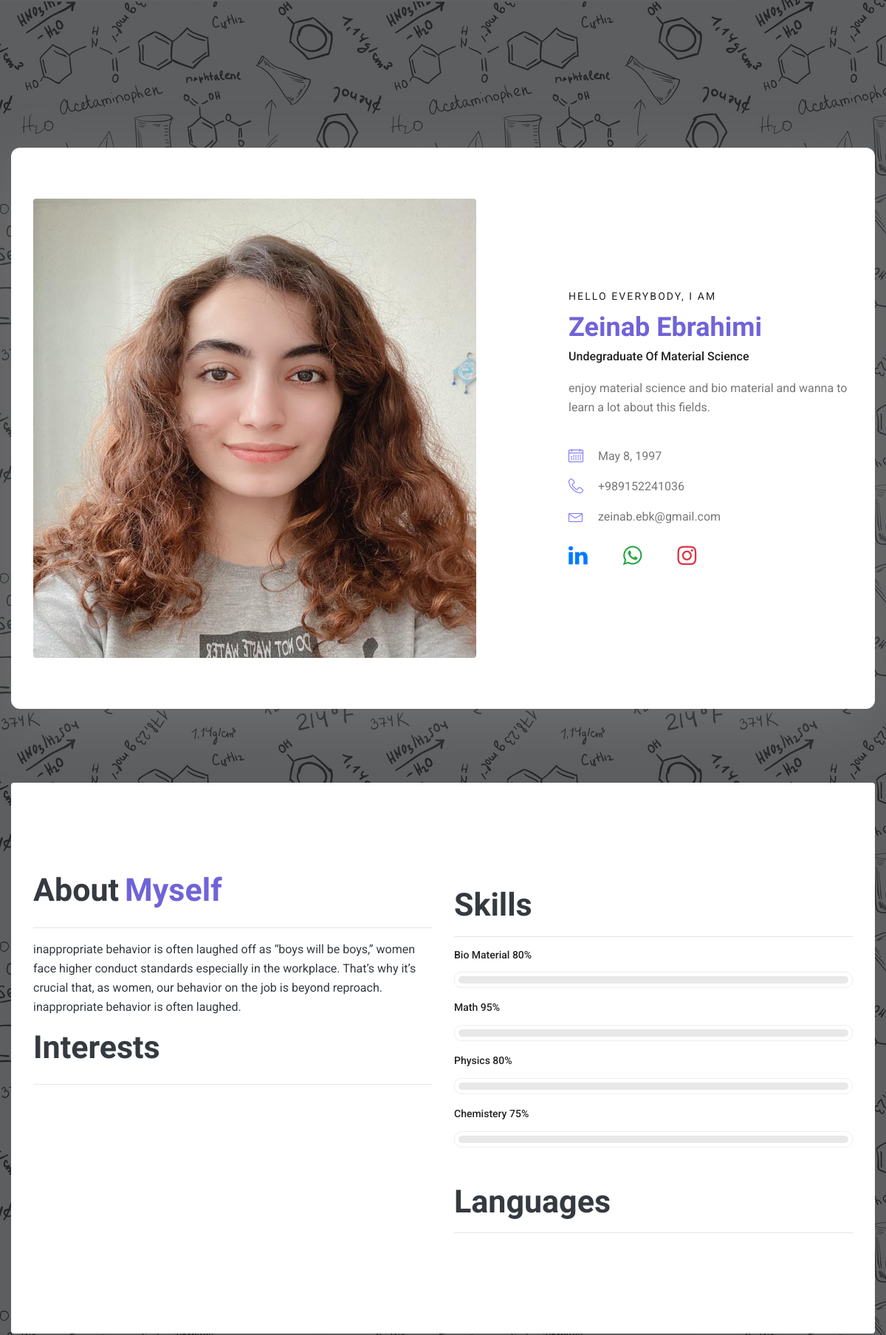
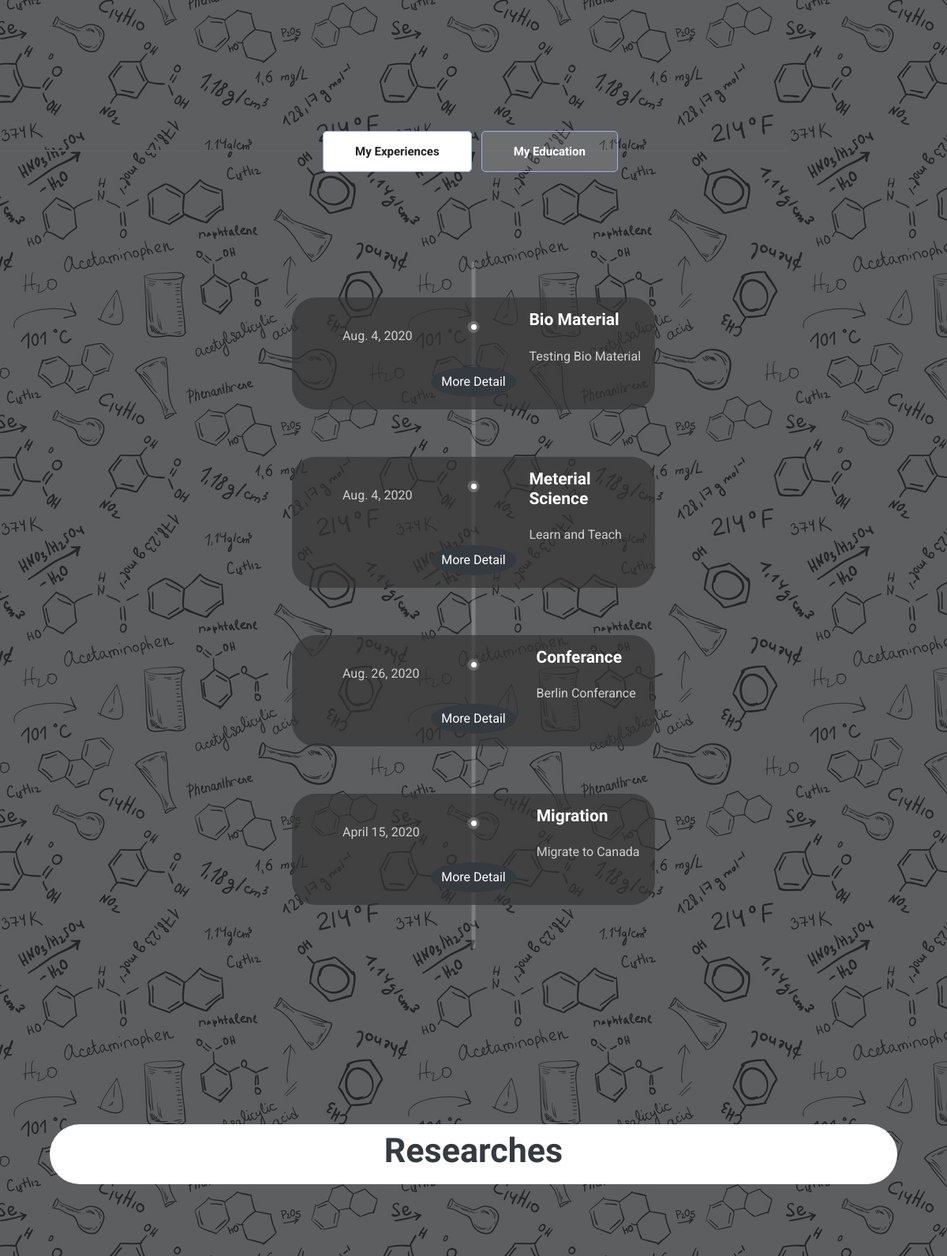
The page / (upper part) on the database its author committed (2 pictures, top to bottom).
### home/models.py (models this page shows, shortened)
class Banner(models.Model):
    name = models.CharField(max_length=100, verbose_name='Full Name')
    degree = models.CharField(max_length=100, verbose_name='Education or Expertise')
    short_desc = models.TextField(blank=True, null=True, verbose_name='Short Description (optional)')
    about_me = models.TextField(default='Write a description about yourself and your goals', verbose_name='About Me')
    birthday = models.DateField(blank=True, null=True, verbose_name='Birthday Date (optional)')
    phone_number = models.IntegerField(blank=True, null=True, verbose_name='Phone Number (optional)')
    email = models.EmailField(blank=True, null=True, verbose_name='Email (optional)')
    linkedin_url = models.CharField(max_length=200, blank=True, null=True, verbose_name='LinkedIn Link (optional)')
    telegram_url = models.CharField(max_length=200, blank=True, null=True, verbose_name='Telegram Link (optional)')
    instagram_url = models.CharField(max_length=200, blank=True, null=True, verbose_name='Instagram Link (optional)')
    image = models.ImageField(upload_to='Avatar', verbose_name='Profile Photo')
    image_2 = models.ImageField(upload_to='Avatar', verbose_name='Second Profile Photo ', default='logo.png')
    cv = models.FileField(upload_to='CV', null=True, blank=True, verbose_name='CV')
    class Meta:
        verbose_name = 'Banner'
        verbose_name_plural = 'Banner'

class Skill(models.Model):
    skill = models.CharField(max_length=50, verbose_name='Skill')
    level = models.IntegerField(verbose_name='Level of expertise (between 0 and 100)')
    class Meta:
        verbose_name = 'Skill'
        verbose_name_plural = 'Skills'

class MyExperience(models.Model):
    title = models.CharField(max_length=20, verbose_name='Title')
    desc = models.CharField(max_length=100, verbose_name='Little Description')
    date = models.DateField(verbose_name='Date')
    desc_2 = models.TextField(blank=True, null=True, verbose_name='Description (optional)')
    image = models.ImageField(upload_to='Experience', verbose_name='Photo (optional)', null=True, blank=True)
    class Meta:
        verbose_name = 'My Experience'
        verbose_name_plural = 'My Experiences'

### home/views.py (the view)
# urls.py: path('', include('home.urls', namespace='home')),
def home(request):
    banner = Banner.objects.first()
    activities = Activity.objects.order_by('id')
    skills = Skill.objects.all()
    experiences = MyExperience.objects.order_by('id')
    educations = MyEducation.objects.order_by('id')
    languages = Language.objects.order_by('id')
    researches = Research.objects.order_by('id')
    form = ContactForm(request.POST or None)
    if request.method == 'POST':
        if form.is_valid():
            cd = form.cleaned_data
            ContactMe.objects.create(name=cd['name'], email=cd['email'], subject=cd['subject'], message=cd['message'])
            messages.success(request, ' Your message successfully sent! <i class="fa fa-heart" aria-hidden="true"></i>')
    form = ContactForm()
    context = {
        'banner': banner,
        'activities': activities,
        'skills': skills,
        'experiences': experiences,
        'educations': educations,
        'languages': languages,
        'researches': researches,
        'form': form
    }
    return render(request, 'home/home.html', context)

### home/templates/home/home.html (shortened to what this page needs)
{% extends 'shared/mainlayout.html' %}
{% load render_partial %}
{% load static %}
{% block content %}
    {% include 'home/sections/Banner.html' with banner=banner %}
    {% include 'home/sections/About.html' with banner=banner skills=skills languages=languages activities=activities%}
    {% include 'home/sections/Experience.html' with experiences=experiences educations=educations %}
    {% include 'home/sections/Research.html' with researches=researches %}
    {% include 'home/sections/Contact.html' with form=form %}
{% endblock %}

### templates/shared/mainlayout.html (shortened to what this page needs)
{% load render_partial %}
{% load static %}
<!doctype html>
<html lang="en">
<head>
    {% include 'shared/_header_links.html' %}
</head>
<body class="bg-light">
{% block content %}{% endblock %}
</body>
</html>

### templates/shared/_header_links.html (shortened to what this page needs)
{% load static %}
<link rel="stylesheet" href="{% static 'css/bootstrap.css' %}">
<link rel="stylesheet" href="{% static 'vendors/linericon/style.css' %}">
<link rel="stylesheet" href="{% static 'css/font-awesome.min.css' %}">
<link rel="stylesheet" href="{% static 'vendors/owl-carousel/owl.carousel.min.css' %}">
<link rel="stylesheet" href="{% static 'vendors/lightbox/simpleLightbox.css' %}">
<link rel="stylesheet" href="{% static 'vendors/nice-select/css/nice-select.css' %}">
<link rel="stylesheet" href="{% static 'vendors/animate-css/animate.css' %}">
<link rel="stylesheet" href="{% static 'vendors/popup/magnific-popup.css' %}">
<link rel="stylesheet" href="{% static 'vendors/flaticon/flaticon.css' %}">
<link rel="stylesheet" href="{% static 'css/style.css' %}">
<link rel="stylesheet" href="{% static 'css/responsive.css' %}">

### home/templates/home/sections/Banner.html (shortened to what this page needs)
{% load static %}
<section class="home_banner_area rounded">
    <div id="banner" class="container box_1620">
        <div class="banner_inner d-flex align-items-center">
            <div class="banner_content">
                <div class="media">
                    <div class="d-flex">
                        <a href="#" id="name" onmouseover="banner_background_over()"
                           onmouseout="banner_background_out()" class="profile-picture">
                            <img width="600px" height="622px" class="rounded"
                                 src="{{ banner.image.url }}" alt="">
                        </a>
                    </div>
                    <div class="media-body">
                        <div class="personal_text">
                            <h6 id="hello">Hello Everybody, i am</h6>
                            <h1 id="banner_name" class="text-capitalize zizi_title_color">{{ banner.name }}</h1>
                            <h4 id="banner_degree" class="text-capitalize">{{ banner.degree }}</h4>
                            <p id="banner_desc">{{ banner.short_desc }}</p>
                            <ul class="list basic_info">
                                {% if banner.birthday %}
                                    <li><a href="" id="banner_birthday"><i
                                            class="lnr lnr-calendar-full"></i> {{ banner.birthday }}</a>
                                    </li>
                                {% endif %}
                                {% if banner.phone_number %}
                                    <li><a href="" id="banner_phone"><i class="lnr lnr-phone-handset"></i>
                                        +{{ banner.phone_number }}
                                    </a>
                                    </li>
                                {% endif %}
                                {% if banner.email %}
                                    <li><a href="" id="banner_email"><i
                                            class="lnr lnr-envelope"></i> {{ banner.email }}</a></li>
                                {% endif %}
                            </ul>
                            <ul class="list d-flex justify-content-start mt-4">
                                {% if banner.linkedin_url %}
                                    <li class="social-icons mr-5"><a href="{{ banner.linkedin_url }}"
                                                                     target="_blank"><i
                                            class="fa fa-linkedin"></i></a></li>
                                {% endif %}
                                {% if banner.telegram_url %}
                                    <li class="social-icons mr-5"><a href="{{ banner.telegram_url }}"
                                                                     target="_blank"><i
                                            class="fa fa-whatsapp text-success"></i></a>
                                    </li>
                                {% endif %}
                                {% if banner.instagram_url %}
                                    <li class="social-icons"><a href="{{ banner.instagram_url }}" target="_blank">
                                        <i class="fa fa-instagram text-danger"></i></a>
                                    </li>
                                {% endif %}
                            </ul>
                        </div>
                    </div>
                </div>
            </div>
        </div>
    </div>
</section>

### home/templates/home/sections/About.html (shortened to what this page needs)
{% load static %}
<section id="about" class="container welcome_area p_120 rounded bg-white">
    <div class="container">
        <div class="row welcome_inner">
            <div class="col-lg-6">
                <div class="">
                    <div class="d-flex ">
                        <h1 class="text-dark mr-2 zizi_title_font">About</h1>
                        <h1 class="zizi_title_color zizi_title_font about-title"> Myself</h1>
                    </div>
                    <hr>
                    <p class="about-p text-dark">{{ banner.about_me }}</p>
                </div>
                <div>
                    <div class="d-flex ">
                        <h1 class="text-dark mr-2 zizi_title_font"> Interests</h1>
                    </div>
                    <hr>
                </div>
            </div>
            <div class="col-lg-6">
                <div class="tools_expert">
                    <div class="skill_main">
                        <div class="mb-5">
                            <h1 class="text-dark zizi_title_font">Skills</h1>
                            <hr>
                            {% for skill in skills %}
                                <div class="skill_item">
                                    <h4>{{ skill.skill }} <span class="counter">{{ skill.level }}</span>%</h4>
                                    <div class="progress_br">
                                        <div class="progress">
                                        </div>
                                    </div>
                                </div>
                            {% endfor %}
                        </div>
                        <div>
                            <h1 class="text-dark zizi_title_font">Languages</h1>
                            <hr>
                        </div>
                    </div>
                </div>
            </div>
        </div>
    </div>
</section>

### home/templates/home/sections/Experience.html (shortened to what this page needs)
{% load static %}
<section id="experience" class="p_120">
    <div class="container">
        <div class="tabs_inner  py-5 px-2">
            <ul class="nav nav-tabs" id="myTab" role="tablist">
                <li class="nav-item">
                    <a class="nav-link active font-weight-bold exp-edu" id="home-tab" data-toggle="tab" href="#home"
                       role="tab"
                       aria-controls="home" aria-selected="true">My Experiences</a>
                </li>
                <li class="nav-item">
                    <a class="nav-link font-weight-bold exp-edu" id="profile-tab" data-toggle="tab" href="#profile"
                       role="tab"
                       aria-controls="profile" aria-selected="false">My Education</a>
                </li>
            </ul>
            <div class="tab-content" id="myTabContent">
                <div class="tab-pane fade show active" id="home" role="tabpanel" aria-labelledby="home-tab">
                    <ul class="list">
                        {% for experience in experiences %}
                            <li class="experience tabs-background p-3">
                                <span></span>
                                <div class="media">
                                    <div class="d-flex mx-sm-5">
                                        <p class="">{{ experience.date }}</p>
                                    </div>
                                    <div class="media-body">
                                        <h4 class="text-capitalize">{{ experience.title }}</h4>
                                        <p>{{ experience.desc }}</p>
                                    </div>
                                </div>
                                {% if experience.desc_2 or experience.image %}
                                    <div class="text-sm-center">
                                        <button class="btn btn-dark rounded-circle" type="button" data-toggle="collapse"
                                                data-target="#e{{ experience.id }}" aria-expanded="false"
                                                aria-controls="collapseExample">
                                            More Detail
                                        </button>
                                    </div>
                                {% endif %}
                            </li>
                        {% endfor %}
                    </ul>
                </div>
            </div>
        </div>
    </div>
</section>

### home/templates/home/sections/Research.html (shortened to what this page needs)
{% load static %}
<section id="research" class="">
    <div class="container px-5 pb-3 contact-title">
        <div class="bg-white py-2 d-sm-flex flex-wrap justify-content-center contact-title-2">
            <h1 class="text-center text-dark zizi_title_font">Researches</h1>
        </div>
    </div>
    <div class="container  px-5 pb-5">
    </div>
</section>

### home/templates/home/sections/Contact.html (shortened to what this page needs)
{% load static %}
<section id="contact" class="">
    <div class="container px-5 pb-3 contact-title">
    </div>
</section>

### templates/shared/_footer_links.html (shortened to what this page needs)
{% load static %}

### rows shown on the page
Banner: image (picture), name "Zeinab Ebrahimi", degree "Undegraduate Of Material Science", short_desc "enjoy material science and bio material and wanna to learn a lot about this fields.", birthday "May 8, 1997", phone_number "989152241036", email "zeinab.ebk@gmail.com", about_me "inappropriate behavior is often laughed off as “boys will be boys,” women face higher conduct standards especially in the workplace. That’s why it’s crucial that, as women, our behavior on the job is beyond reproach. inappropriate behavior is often laughed."
Skill: skill "Bio Material", level "80"
Skill: skill "Math", level "95"
Skill: skill "Physics", level "80"
Skill: skill "Chemistery", level "75"
MyExperience: date "Aug. 4, 2020", title "Bio Material", desc "Testing Bio Material"
MyExperience: date "Aug. 4, 2020", title "Meterial Science", desc "Learn and Teach"
MyExperience: date "Aug. 26, 2020", title "Conferance", desc "Berlin Conferance"
MyExperience: date "April 15, 2020", title "Migration", desc "Migrate to Canada"
